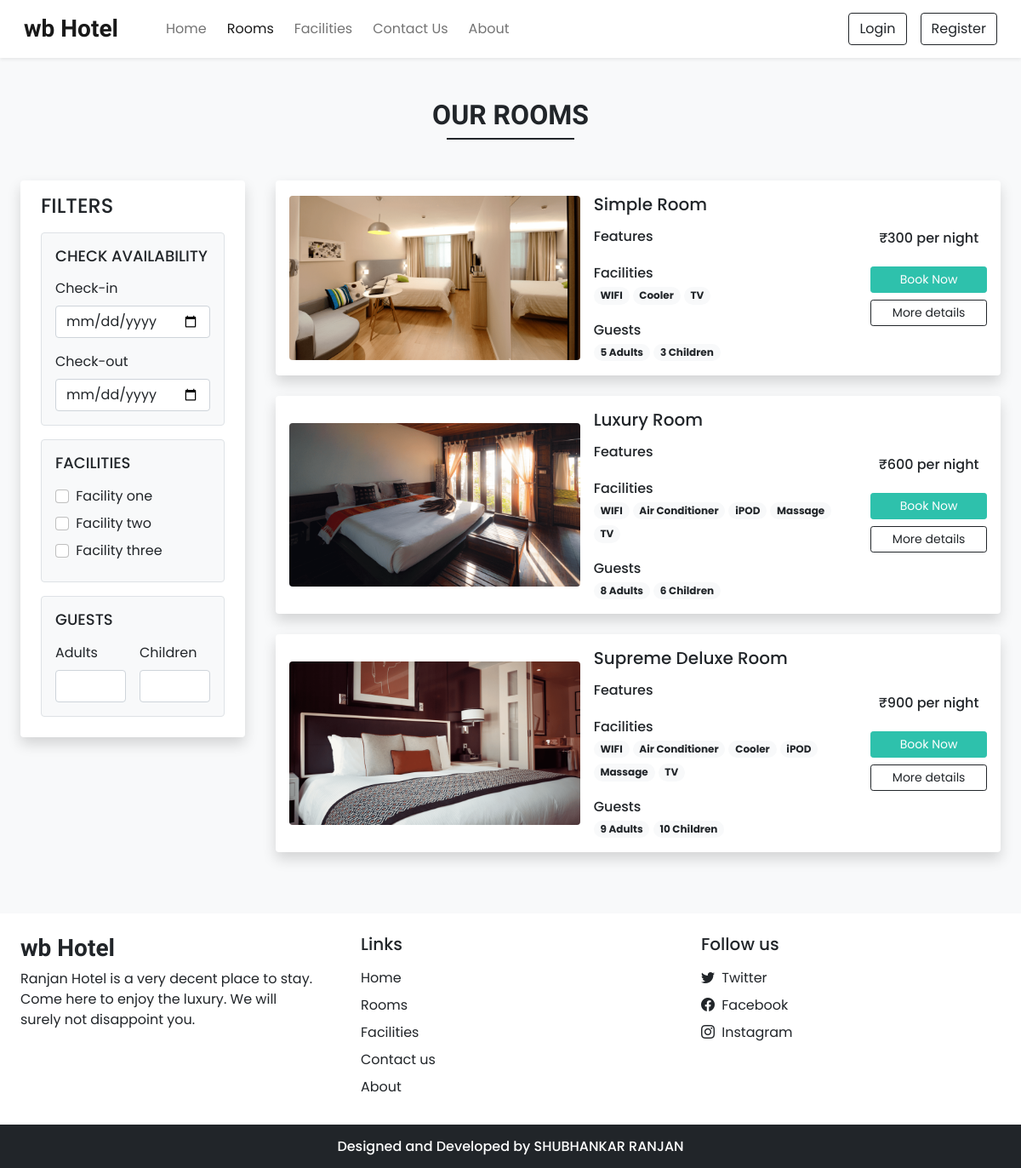
The page /rooms.php on the database its author committed.
### tables this page shows
CREATE TABLE `settings` (
  `sr_no` int(11) NOT NULL,
  `site_title` varchar(50) NOT NULL,
  `site_about` varchar(250) NOT NULL,
  `shutdown` tinyint(1) NOT NULL
);

CREATE TABLE `rooms` (
  `id` int(11) NOT NULL,
  `name` varchar(150) NOT NULL,
  `area` int(11) NOT NULL,
  `price` int(11) NOT NULL,
  `quantity` int(11) NOT NULL,
  `adult` int(11) NOT NULL,
  `children` int(11) NOT NULL,
  `description` varchar(400) NOT NULL,
  `status` tinyint(4) NOT NULL DEFAULT 1,
  `removed` int(11) NOT NULL DEFAULT 0
);

CREATE TABLE `room_images` (
  `sr_no` int(11) NOT NULL,
  `room_id` int(11) NOT NULL,
  `image` varchar(150) NOT NULL,
  `thumb` tinyint(4) NOT NULL DEFAULT 0
);

CREATE TABLE `facilities` (
  `id` int(11) NOT NULL,
  `icon` varchar(150) NOT NULL,
  `name` varchar(50) NOT NULL,
  `description` varchar(250) NOT NULL
);

### admin/inc/db_config.php (called while the page is built, shortened)
<?php
    function select($sql,$values,$datatype)
    {
        $con = $GLOBALS['con'];
        if($stmt = mysqli_prepare($con,$sql))
        {
            mysqli_stmt_bind_param($stmt,$datatype,...$values);
            if(mysqli_stmt_execute($stmt)){
               $res = mysqli_stmt_get_result($stmt);
               return $res;
            }
            else{
                mysqli_stmt_close($stmt);
                die("Query cannot be executed - Select");
            }
        }
        else{
            die("Query cannot be prepared - Select");
        }
    }
?>

### rooms.php (the view, shortened to what this page needs)
<!DOCTYPE html>
<html lang="en">
<head>
    <?php require('include/links.php') ?>
</head>
<body class="bg-light">
    <?php require('include/header.php'); ?>
    <div class="my-5 px-4">
        <h2 class="fw-bold h-font text-center">OUR ROOMS</h2>
        <div class="h-line bg-dark"></div>
    </div>
   <div class="container-fluid">
    <div class="row">
        <div class="col-lg-3 col-md-12 mb-lg-0 mb-4 ps-4">
            <nav class="navbar navbar-expand-lg navbar-light bg-white rounded shadow">
                <div class="container-fluid flex-lg-column align-items-stretch">
                    <h4 class="mt-2">FILTERS</h4>
                    <div class="collapse navbar-collapse flex-column align-items-stretch mt-2" id="filterDropdown">
                        <div class="border bg-light p-3 rounded mb-3">
                            <h5 class="mb-3" style="font-size: 18px;">CHECK AVAILABILITY</h5>
                            <label class="form-label">Check-in</label>
                            <input type="date" class="form-control shadow-none mb-3">
                            <label class="form-label">Check-out</label>
                            <input type="date" class="form-control shadow-none">
                        </div>
                        <div class="border bg-light p-3 rounded mb-3">
                            <h5 class="mb-3" style="font-size: 18px;">FACILITIES</h5>
                            <div class="mb-2">
                                <input type="checkbox" id="f1" class="form-check-input shadow-none me-1">
                                <label class="form-check-label" for="f1">Facility one</label>
                            </div>
                            <div class="mb-2">
                                <input type="checkbox" id="f2" class="form-check-input shadow-none me-1">
                                <label class="form-check-label" for="f2">Facility two</label>
                            </div>
                            <div class="mb-2">
                                <input type="checkbox" id="f3" class="form-check-input shadow-none me-1">
                                <label class="form-check-label" for="f3">Facility three</label>
                            </div>
                        </div>
                        <div class="border bg-light p-3 rounded mb-3">
                            <h5 class="mb-3" style="font-size: 18px;">GUESTS</h5>
                            <div class="d-flex">
                                <div class="me-3">
                                    <label class="form-label">Adults</label>
                                    <input type="number" class="form-control shadow-none">
                                </div>
                                <div>
                                    <label class="form-label">Children</label>
                                    <input type="number" class="form-control shadow-none">
                                </div>
                            </div>
                        </div>
                    </div>
                </div>
            </nav>
        </div>
        <div class="col-lg-9 col-md-12 px-4">
            <?php
                $room_res = select("SELECT * FROM `rooms` WHERE `status`=? AND `removed`=?",[1,0],'ii');
                while($room_data = mysqli_fetch_assoc($room_res))
                {
                    $features_data = "";
                    $fac_q = mysqli_query($con,"SELECT f.name FROM `facilities` f INNER JOIN `room_facilities` rfac ON f.id = rfac.facilities_id WHERE rfac.room_id='$room_data[id]'");
                    $facilities_data = "";
                    while($fac_row = mysqli_fetch_assoc($fac_q)){
                        $facilities_data .= "<span class='badge rounded-pill bg-light text-dark text-wrap me-1 mb-1'>$fac_row[name]</span>";
                    }
                    $room_thumb = ROOMS_IMG_PATH."default_thumbnail.jpg";
                    $thumb_q = mysqli_query($con, "SELECT * FROM `room_images` WHERE `room_id`='$room_data[id]' AND `thumb`='1'");
                    if(mysqli_num_rows($thumb_q)>0){
                        $thumb_res = mysqli_fetch_assoc($thumb_q);
                        $room_thumb = ROOMS_IMG_PATH.$thumb_res['image'];
                    }
                    $book_btn = "";
                    if(!$settings_r['shutdown']){
                        $login=0;
                        $book_btn = "<button onclick='checkLoginToBook($login,$room_data[id])' href='#' class='btn btn-sm w-100 text-white custom-bg shadow-none mb-2'>Book Now</button>";
                    }
                    echo <<<data
                        <div class="card mb-4 border-0 shadow">
                            <div class="row g-0 p-3 align-items-center">
                                <div class="col-md-5 mb-lg-0 mb-md-0 mb-3">
                                    <img src="$room_thumb" class="img-fluid rounded">
                                </div>
                                <div class="col-md-5 px-lg-3 px-md-3 px-0">
                                    <h5 class="mb-3">$room_data[name]</h5>
                                    <div class="features mb-4">
                                        <h6 class="mb-1">Features</h6>
                                        $features_data
                                    </div>
                                    <div class="facilities mb-3">
                                        <h6 class="mb-1">Facilities</h6>
                                        $facilities_data
                                    </div>
                                    <div class="guests">
                                        <h6 class="mb-1">Guests</h6>
                                        <span class="badge rounded-pill bg-light text-dark text-wrap">
                                            $room_data[adult] Adults
                                        </span>
                                        <span class="badge rounded-pill bg-light text-dark text-wrap">
                                            $room_data[children] Children
                                        </span>
                                    </div>
                                </div>
                                <div class="col-md-2 mt-lg-0 mt-md-0 mt-4 text-center">
                                    <h6 class="mb-4">₹$room_data[price] per night</h6>
                                    $book_btn
                                    <a href="room_details.php?id=$room_data[id]" class="btn btn-sm w-100 btn-outline-dark shadow-none">More details</a>
                                </div>
                            </div>
                        </div>
                    data;
                }
            ?>
        </div>
    </div>
   </div>
    <?php require("include/footer.php"); ?>
</body>
</html>

### include/links.php (shortened to what this page needs)
<link href="https://cdn.jsdelivr.net/npm/bootstrap@5.0.2/dist/css/bootstrap.min.css" rel="stylesheet">
<link rel="stylesheet" href="https://cdn.jsdelivr.net/npm/bootstrap-icons@1.10.3/font/bootstrap-icons.css">
<link rel="stylesheet" href="CSS/common.css">
<?php
    require('admin/inc/db_config.php');
    $contact_q = "SELECT * FROM `contact_details` WHERE`sr_no`=?";
    $settings_q = "SELECT * FROM `settings` WHERE`sr_no`=?";
    $values = [1];
    $contact_r = mysqli_fetch_assoc(select($contact_q,$values,'i'));
    $settings_r = mysqli_fetch_assoc(select($settings_q,$values,'i'));
?>

### include/header.php (shortened to what this page needs)
<nav id="nav-bar" class="navbar navbar-expand-lg navbar-light bg-white px-lg-3 py-lg-2 shadow-sm sticky-top">
    <div class="container-fluid">
        <a class="navbar-brand me-5 fw-bold fs-3 h-font" href="index.php"><?php echo $settings_r['site_title'] ?></a>
        <div class="collapse navbar-collapse" id="navbarSupportedContent">
        <ul class="navbar-nav me-auto mb-2 mb-lg-0">
            <li class="nav-item">
                <a class="nav-link me-2" href="index.php">Home</a>
            </li>
            <li class="nav-item">
                <a class="nav-link me-2" href="rooms.php">Rooms</a>
            </li>
            <li class="nav-item">
                <a class="nav-link me-2" href="facilities.php">Facilities</a>
            </li>
            <li class="nav-item">
                <a class="nav-link me-2" href="contact.php">Contact Us</a>
            </li>
            <li class="nav-item">
                <a class="nav-link" href="about.php">About</a>
            </li>
        </ul>
            <div class="d-flex">
                <?php
                    if(isset($_SESSION['login']) && $_SESSION['login']==true)
                    {
                        $path = USERS_IMG_PATH;
                        echo <<<data
                            <div class="btn-group">
                                <button type="button" class="btn btn-outline-dark shadow-none dropdown-toggle" data-bs-toggle="dropdown" data-bs-display="static" aria-expanded="false">
                                    <img src="$path$_SESSION[uPic]" style="width: 25px; height: 25px;" class="me-1">
                                    $_SESSION[uName]
                                </button>
                                <ul class="dropdown-menu dropdown-menu-lg-end">
                                <li><a class="dropdown-item" href="profile.php">Profile</a></li>
                                <li><a class="dropdown-item" href="bookings.php">Bookings</a></li>
                                <li><a class="dropdown-item" href="logout.php">Log Out</a></li>
                                </ul>
                            </div>
                        data;
                    }
                    else
                    {
                        echo <<<data
                            <button type="button" class="btn btn-outline-dark shadow-none me-lg-3 me-2" data-bs-toggle="modal" data-bs-target="#loginModal">
                                Login
                            </button>
                            <button type="button" class="btn btn-outline-dark shadow-none" data-bs-toggle="modal" data-bs-target="#registerModal">
                                Register
                            </button>
                        data;
                    }
                ?>
            </div>
        </div>
    </div>
</nav>

### include/footer.php (shortened to what this page needs)
<div class="container-fluid bg-white mt-5">
    <div class="row">
        <div class="col-lg-4 p-4">
            <h3 class="h-font fw-bold fs-3 mb-2"><?php echo $settings_r['site_title'] ?></h3>
            <p><?php echo $settings_r['site_about'] ?></p>
        </div>
        <div class="col-lg-4 p-4">
            <h5 class="mb-3">Links</h5>
            <a href="index.php" class="d-inline-block mb-2 text-dark text-decoration-none">Home</a> <br>
            <a href="rooms.php" class="d-inline-block mb-2 text-dark text-decoration-none">Rooms</a> <br>
            <a href="facilities.php" class="d-inline-block mb-2 text-dark text-decoration-none">Facilities</a> <br>
            <a href="contact.php" class="d-inline-block mb-2 text-dark text-decoration-none">Contact us</a> <br>
            <a href="about.php" class="d-inline-block mb-2 text-dark text-decoration-none">About</a>
        </div>
        <div class="col-lg-4 p-4">
            <h5 class="mb-3">Follow us</h5>
            <?php
                    if($contact_r['tw']!=''){
                        echo <<<data
                            <a href="#" class="d-inline-block text-dark text-decoration-none mb-2">
                                <i class="bi bi-twitter me-1"></i> Twitter
                            </a>
                            <br>
                        data;
                    }
                ?>
            <a href="<?php echo $contact_r['fb'] ?>" class="d-inline-block text-dark text-decoration-none mb-2">
                <i class="bi bi-facebook me-1"></i> Facebook
            </a>
            <br>
            <a href="<?php echo $contact_r['insta'] ?>" class="d-inline-block text-dark text-decoration-none">
                <i class="bi bi-instagram me-1"></i> Instagram
            </a>
        </div>
    </div>
</div>
<h6 class="text-center bg-dark text-white p-3 m-0">Designed and Developed by SHUBHANKAR RANJAN</h6>

### CSS/common.css (style rules this page uses)
:root { --teal: #2ec1ac; --teal_hover: #279e8c }
* { font-family: 'Poppins', sans-serif; }
.h-font { font-family: 'Merienda', cursive; }
input[type=number] { appearance: auto; -moz-appearance: textfield; }
.custom-bg { background-color: var(--teal); border: 1px solid var(--teal); }
.h-line { width: 150px; margin: 0 auto; height: 1.7px; }

### rows shown on the page
settings: site_title "wb Hotel", site_about "Ranjan Hotel is a very decent place to stay. Come here to enjoy the luxury. We will surely not disappoint you."
rooms: room_images.image (picture), name "Simple Room", adult "5", children "3", price "300"
facilities: name "WIFI"
facilities: name "Cooler"
facilities: name "TV"
rooms: room_images.image (picture), name "Luxury Room", adult "8", children "6", price "600"
facilities: name "Air Conditioner"
facilities: name "iPOD"
facilities: name "Massage"
rooms: room_images.image (picture), name "Supreme Deluxe Room", adult "9", children "10", price "900"
